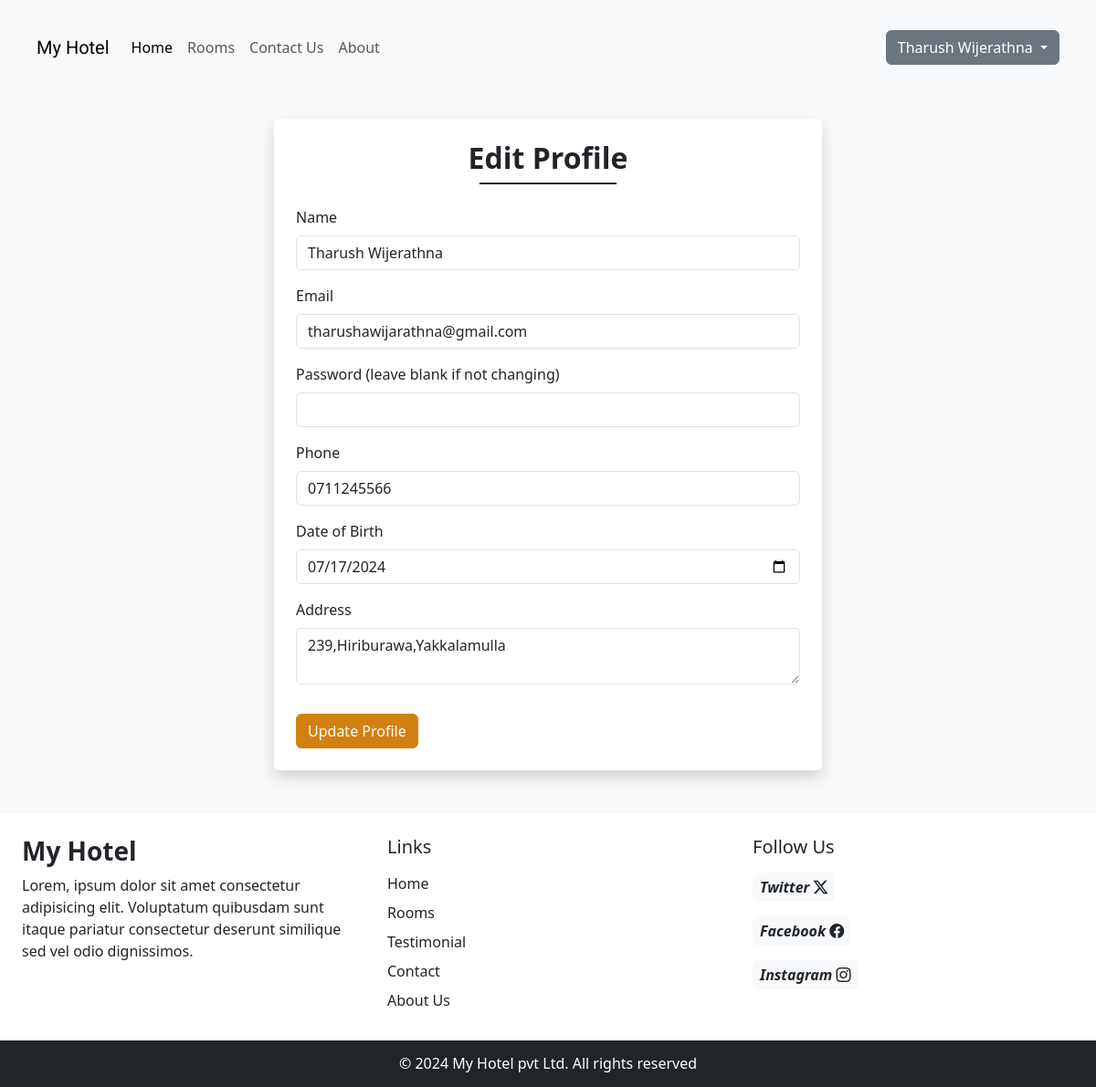
The page /profile.php (signed in) on the database its author committed.
### tables this page shows
CREATE TABLE `customers` (
  `id` int NOT NULL,
  `user_id` int UNSIGNED NOT NULL,
  `phone` varchar(255) DEFAULT NULL,
  `address` varchar(500) DEFAULT NULL,
  `dob` date DEFAULT NULL
);

CREATE TABLE `users` (
  `id` int NOT NULL,
  `name` varchar(255) DEFAULT NULL,
  `email` varchar(255) DEFAULT NULL,
  `password` varchar(255) DEFAULT NULL,
  `created_at` varchar(45) NOT NULL,
  `status` tinyint DEFAULT '1',
  `role` varchar(255) DEFAULT NULL
);

### profile.php (the view, shortened to what this page needs)
<!DOCTYPE html>
<html lang="en">
<head>
    <?php require('inc/links.php'); ?>
</head>
<body class="bg-light">
<?php
require('inc/header.php');
$user_id = $_SESSION['customerId'];
$query = mysqli_query($con, "SELECT u.*, c.phone, c.dob, c.address FROM users u JOIN customers c ON u.id = c.user_id WHERE u.id = '$user_id'");
$user = mysqli_fetch_assoc($query);
?>
<div class="container bg-white p-4 rounded shadow">
    <h2 class="fw-bold h-font text-center">Edit Profile</h2>
    <div class="h-line bg-dark mb-4"></div>
    <form method="POST" action="">
        <div class="mb-3">
            <label for="name" class="form-label">Name</label>
            <input type="text" class="form-control shadow-none" id="name" name="name" value="<?php echo htmlspecialchars($user['name']); ?>" required>
        </div>
        <div class="mb-3">
            <label for="email" class="form-label">Email</label>
            <input type="email" class="form-control shadow-none" id="email" name="email" value="<?php echo htmlspecialchars($user['email']); ?>" required>
        </div>
        <div class="mb-3">
            <label for="password" class="form-label">Password (leave blank if not changing)</label>
            <input type="password" class="form-control shadow-none" id="password" name="password">
        </div>
        <div class="mb-3">
            <label for="phone" class="form-label">Phone</label>
            <input type="text" class="form-control shadow-none" id="phone" name="phone" value="<?php echo htmlspecialchars($user['phone']); ?>" required>
        </div>
        <div class="mb-3">
            <label for="dob" class="form-label">Date of Birth</label>
            <input type="date" class="form-control shadow-none" id="dob" name="dob" value="<?php echo htmlspecialchars($user['dob']); ?>" required>
        </div>
        <div class="mb-3">
            <label for="address" class="form-label">Address</label>
            <textarea class="form-control shadow-none" id="address" name="address" required><?php echo htmlspecialchars($user['address']); ?></textarea>
        </div>
        <button type="submit" class="btn text-white custom-bg mt-3 shadow-none">Update Profile</button>
    </form>
</div>
<?php require('inc/footer.php'); ?>
</body>
</html>

### css/common.css (style rules this page uses)
:root { --teal:#d28110; --teal_hover:#9f4305; }
.custom-bg { background-color:var(--teal); border:1px solid var(--teal); ; }
.h-line { width: 150px; margin: 0 auto; height: 1.7px; }

### profile.php (style rules this page uses)
.container { max-width: 600px; margin-top: 50px; }

### rows shown on the page
customers: name "Tharush Wijerathna", email "tharushawijarathna@gmail.com", phone "0711245566", dob "07/17/2024", address "239,Hiriburawa,Yakkalamulla"

### other values the page prints
$_SESSION['customerName'] "Tharush Wijerathna"
